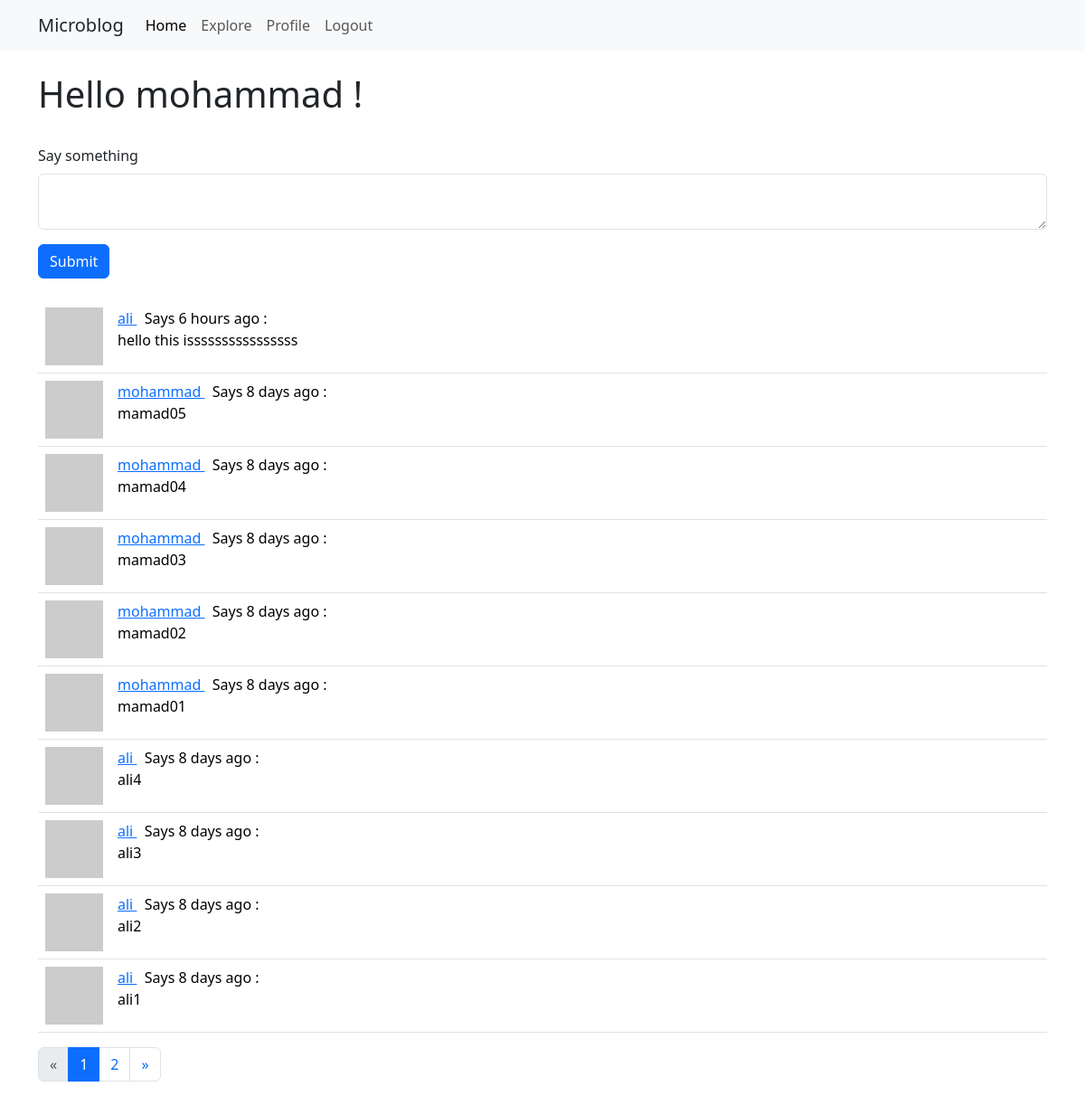
The app's page /index (signed in) with its own data.
### myapp/models.py (models this page shows, shortened)
class User(db.Model, UserMixin):
    id = db.Column(db.Integer, primary_key=True)
    username = db.Column(db.String(64), index=True, unique=True)
    email = db.Column(db.String(128), index=True, unique=True)
    password_hash = db.Column(db.String(128))
    posts = db.relationship('Post', backref="author", lazy="dynamic")
    about_me = db.Column(db.String(140))
    last_seen = db.Column(db.DateTime(), default=datetime.utcnow)
    followed = db.relationship('User',secondary=follow_rel,
        primaryjoin = (id == follow_rel.c.follower_id),
        secondaryjoin = (id == follow_rel.c.followed_id),
        backref=db.backref("followers",lazy="dynamic"),
        lazy="dynamic"
    )
    def avatar(self, size, default="identicon"):
        digest = md5(self.email.encode("utf-8")).hexdigest()
        gravatar_link = "https://gravatar.com/avatar/{}?s={}&d={}"
        user_avatar = gravatar_link.format(digest, size, default)
        return user_avatar
    def following_posts(self):
        posts = Post.query.join(follow_rel, follow_rel.c.followed_id == Post.user_id).filter(follow_rel.c.follower_id == self.id)
        return posts
    def show_posts(self):
        posts = self.following_posts().union(self.posts).order_by(Post.timestamp.desc())
        return posts
    '''Expire in 10 minutes'''

class Post(db.Model):
    id = db.Column(db.Integer, primary_key=True)
    body = db.Column(db.Text())
    timestamp = db.Column(db.DateTime(), index=True, default=datetime.utcnow)
    user_id = db.Column(db.Integer, db.ForeignKey("user.id"))

### myapp/routes.py (the view)
@app.route("/",methods=["GET","POST"])
@app.route("/index",methods=["GET","POST"])
@login_required
def index():
    post_form = PostForm()
    if post_form.validate_on_submit():
       post = Post(body=post_form.body.data,author=current_user)
       db.session.add(post)
       db.session.commit()
       flash("Your post added successfully")
       return redirect(url_for("index"))
    page_number = request.args.get("page",default=1,type=int)
    posts = current_user.show_posts().paginate(page=page_number,per_page=app.config["POSTS_PER_PAGE"],error_out=False)
    return render_template("index.html", title="Home", posts=posts.items,form=post_form,pagination=posts)

### myapp/forms.py
class PostForm(FlaskForm):
    body = TextAreaField(label="Say something",validators=[DataRequired(),Length(min=1,max=140)])
    submit = SubmitField("Submit")

### myapp/models.py (called while the page is built)
@login.user_loader
def load_user(id):
    return User.query.get(int(id))

### myapp/routes.py (called while the page is built)
@app.before_request
def before_request_handler():
    if current_user.is_authenticated:
        current_user.last_seen = datetime.utcnow()
        db.session.commit()

### myapp/templates/index.html
{% extends "base.html" %}
{% block app_content %}
    <h1>Hello {{ current_user.username }} !</h1>
    <br>
	{% if form %}
	{% from 'bootstrap5/form.html' import render_form %}
	{{ render_form(form) }}<br>
	{% endif %}
	{% include "_posts.html" %}
	{% from 'bootstrap4/pagination.html' import render_pagination %}
	{{ render_pagination(pagination,align='center') }}
{% endblock %}

### myapp/templates/base.html (shortened to what this page needs)
<!DOCTYPE html>
<html lang="en">
<head>
	{% block head %}
	{% block styles %}
		{{ bootstrap.load_css() }}
	{% endblock %}
	{% endblock %}
</head>
<body>
	{% from 'bootstrap5/nav.html' import render_nav_item %}
	<nav class="navbar navbar-expand-lg bg-light">
	  <div class="container">
		  <a class="navbar-brand link-dark" href="{{ url_for('index') }}">Microblog</a>
		  {% from 'bootstrap5/utils.html' import render_icon %}
		<div class="collapse navbar-collapse" id="navbarSupportedContent">
		  <ul class="navbar-nav me-auto mb-2 mb-lg-0">
			{{ render_nav_item('index', 'Home', use_li=True) }}
			{{ render_nav_item('explore', 'Explore' ,use_li=True) }}
			{% if current_user.is_anonymous %}
			{{ render_nav_item('login' , 'Login',use_li=True) }}
			{% else %}
			{{ render_nav_item('user', 'Profile' ,use_li=True, username = current_user.username) }}
			{{ render_nav_item('logout', 'Logout',use_li=True) }}
			{% endif %}
		  </ul>
		</div>
	  </div>
	</nav>
	{% block content %}
	<div class="container">
	<br>
	{% block app_content %}
	{% endblock %}
	</div>
	{% endblock %}
</body>
</html>

### myapp/templates/_posts.html
<table class="table table-hover">
    {% for post in posts %}
    <tr>
        <td style="width:80px;"><img class="img-fluid" src="{{ post.author.avatar(size=64) }}" alt="picture"></td>
		<td>
			<p>
				<a href="{{ url_for('user',username = post.author.username) }}">
					{{ post.author.username }}
				</a>&nbsp;
				Says {{ moment(post.timestamp).fromNow() }} : <br>
				{{ post.body }}
			</p>
		</td>
    </tr>
    {% endfor %}
</table>

### records on screen
User: username "Profile", username "mohammad"
Post: author.username "ali", timestamp "6 hours ago", body "hello this issssssssssssssss"
Post: author.username "mohammad", timestamp "8 days ago", body "mamad05"
Post: author.username "mohammad", timestamp "8 days ago", body "mamad04"
Post: author.username "mohammad", timestamp "8 days ago", body "mamad03"
Post: author.username "mohammad", timestamp "8 days ago", body "mamad02"
Post: author.username "mohammad", timestamp "8 days ago", body "mamad01"
Post: author.username "ali", timestamp "8 days ago", body "ali4"
Post: author.username "ali", timestamp "8 days ago", body "ali3"
Post: author.username "ali", timestamp "8 days ago", body "ali2"
Post: author.username "ali", timestamp "8 days ago", body "ali1"

### other values on screen
{{ render_nav_item('index', 'Home', use_li=True) }} "Home"
{{ render_nav_item('explore', 'Explore' ,use_li=True) }} "Explore"
{{ render_nav_item('logout', 'Logout',use_li=True) }} "Logout"
{{ render_pagination(pagination,align='center') }} "« 1 2 »"
